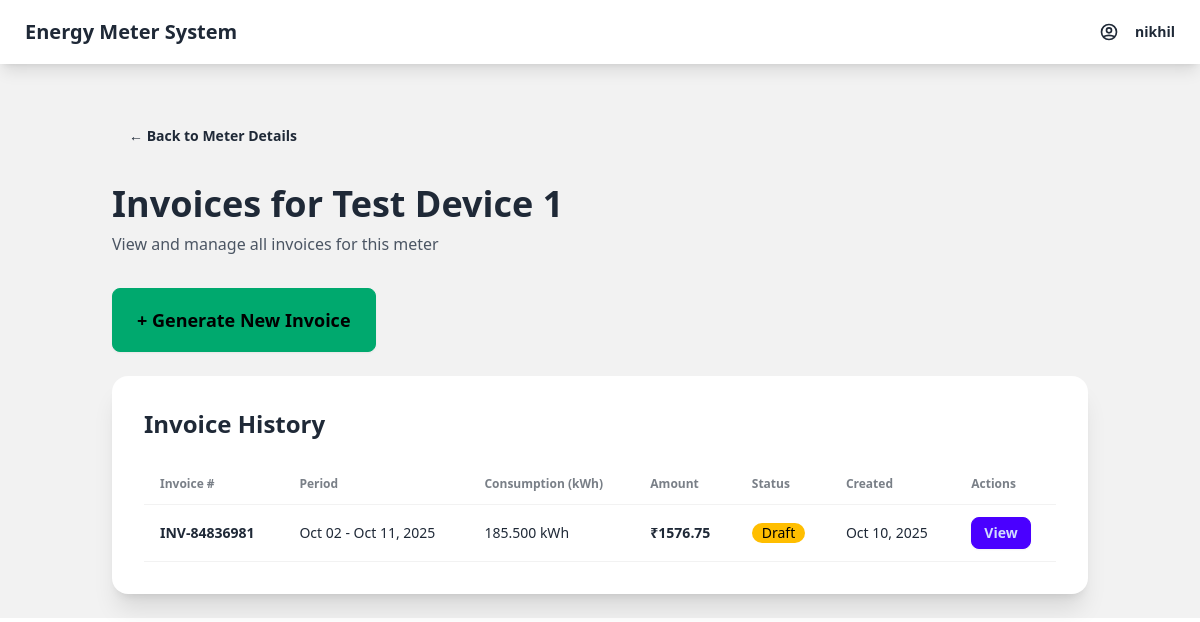
Before: /billing/meter/1/invoices/ (signed in) with the older database file.
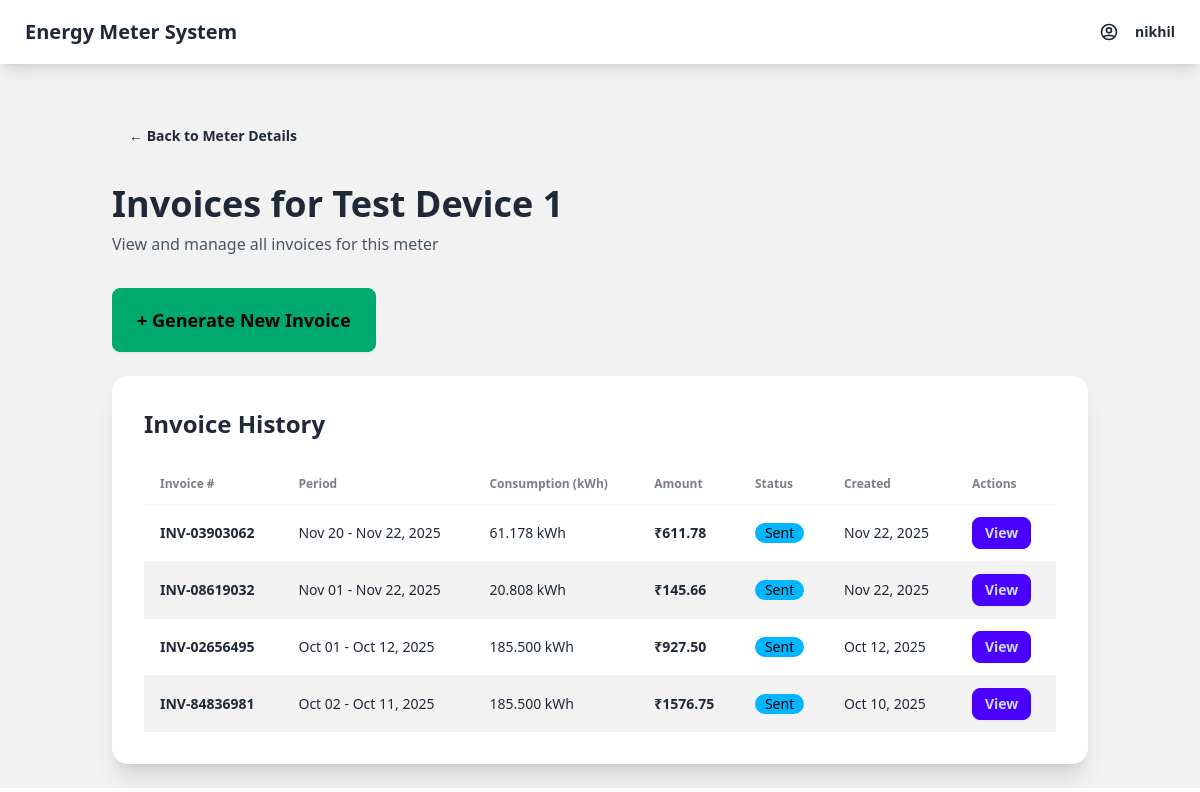
After: the same page with the newer database file.
### meters/models.py (models this page shows, shortened)
class Meter(models.Model):
    device_id = models.CharField(max_length=100, unique=True)
    name = models.CharField(max_length=200)
    is_active = models.BooleanField(default=True)
    location = models.CharField(max_length=300, blank=True)
    contact_email = models.EmailField(blank=True)
    contact_phone = models.CharField(max_length=20, blank=True)
    description = models.TextField(blank=True)
    created_at = models.DateTimeField(default=timezone.now)
    updated_at = models.DateTimeField(auto_now=True)

### billing/models.py (models this page shows, shortened)
class Invoice(models.Model):
    STATUS_CHOICES = [
        ('draft', 'Draft'),
        ('sent', 'Sent'),
        ('paid', 'Paid'),
        ('overdue', 'Overdue'),
    ]
    meter = models.ForeignKey(Meter, on_delete=models.CASCADE, related_name='invoices')
    invoice_number = models.CharField(max_length=50, unique=True)
    billing_period_start = models.DateField()
    billing_period_end = models.DateField()
    total_kwh = models.DecimalField(max_digits=10, decimal_places=3)
    rate_per_kwh = models.DecimalField(max_digits=6, decimal_places=2)
    total_amount = models.DecimalField(max_digits=10, decimal_places=2)
    status = models.CharField(max_length=20, choices=STATUS_CHOICES, default='draft')
    created_at = models.DateTimeField(default=timezone.now)
    sent_at = models.DateTimeField(null=True, blank=True)
    notes = models.TextField(blank=True)
    class Meta:
        ordering = ['-created_at']

### billing/views.py (the view)
# urls.py: path('meter/<int:meter_id>/invoices/', views.meter_invoices, name='meter_invoices'),
@login_required
def meter_invoices(request, meter_id):
    meter = get_object_or_404(Meter, id=meter_id)
    invoices = Invoice.objects.filter(meter=meter)
    context = {
        'meter': meter,
        'invoices': invoices,
    }
    return render(request, 'billing/invoice_list.html', context)

### billing/templates/billing/invoice_list.html
{% extends 'dashboard/base.html' %}
{% block content %}
<div class="container mx-auto p-6">
    <div class="mb-6">
        <a href="{% url 'dashboard:meter_detail' meter.id %}" class="btn btn-ghost">
            ← Back to Meter Details
        </a>
    </div>
    <div class="mb-8">
        <h1 class="text-4xl font-bold mb-2">Invoices for {{ meter.name }}</h1>
        <p class="text-gray-600">View and manage all invoices for this meter</p>
    </div>
    <div class="mb-6">
        <a href="{% url 'billing:create_invoice' meter.id %}" class="btn btn-success btn-lg">
            + Generate New Invoice
        </a>
    </div>
    <div class="card bg-base-100 shadow-xl">
        <div class="card-body">
            <h2 class="card-title text-2xl mb-4">Invoice History</h2>
            <div class="overflow-x-auto">
                <table class="table table-zebra">
                    <thead>
                        <tr>
                            <th>Invoice #</th>
                            <th>Period</th>
                            <th>Consumption (kWh)</th>
                            <th>Amount</th>
                            <th>Status</th>
                            <th>Created</th>
                            <th>Actions</th>
                        </tr>
                    </thead>
                    <tbody>
                        {% for invoice in invoices %}
                        <tr>
                            <td class="font-semibold">{{ invoice.invoice_number }}</td>
                            <td>{{ invoice.billing_period_start|date:"M d" }} - {{ invoice.billing_period_end|date:"M d, Y" }}</td>
                            <td>{{ invoice.total_kwh }} kWh</td>
                            <td class="font-semibold">₹{{ invoice.total_amount }}</td>
                            <td>
                                {% if invoice.status == 'paid' %}
                                    <span class="badge badge-success">Paid</span>
                                {% elif invoice.status == 'sent' %}
                                    <span class="badge badge-info">Sent</span>
                                {% elif invoice.status == 'overdue' %}
                                    <span class="badge badge-error">Overdue</span>
                                {% else %}
                                    <span class="badge badge-warning">Draft</span>
                                {% endif %}
                            </td>
                            <td>{{ invoice.created_at|date:"M d, Y" }}</td>
                            <td>
                                <a href="{% url 'billing:invoice_detail' invoice.id %}" class="btn btn-sm btn-primary">View</a>
                            </td>
                        </tr>
                        {% empty %}
                        <tr>
                            <td colspan="7" class="text-center text-gray-500 py-8">
                                No invoices yet. Click "Generate New Invoice" to create one.
                            </td>
                        </tr>
                        {% endfor %}
                    </tbody>
                </table>
            </div>
        </div>
    </div>
</div>
{% endblock %}

### dashboard/templates/dashboard/base.html (shortened to what this page needs)
<!DOCTYPE html>
<html lang="en" data-theme="light">
<head>
    <link href="https://cdn.jsdelivr.net/npm/daisyui@4.4.19/dist/full.min.css" rel="stylesheet" type="text/css" />
    <script src="https://cdn.tailwindcss.com"></script>
</head>
<body class="bg-base-200">
    <div class="navbar bg-base-100 shadow-lg mb-6">
        <div class="flex-1">
            <a href="{% url 'dashboard:home' %}" class="btn btn-ghost normal-case text-xl">
                Energy Meter System
            </a>
        </div>
        <div class="flex-none">
            {% if user.is_authenticated %}
                <div class="dropdown dropdown-end">
                    <label tabindex="0" class="btn btn-ghost">
                        <span class="ml-2">{{ user.username }}</span>
                    </label>
                </div>
            {% endif %}
        </div>
    </div>
    {% block content %}
    {% endblock %}
</body>
</html>

Changed rows visible on the page:
added Invoice: invoice_number "INV-03903062", billing_period_start "Nov 20", billing_period_end "Nov 22, 2025", total_kwh "61.178", total_amount "611.78", status "Sent", created_at "Nov 22, 2025"
added Invoice: invoice_number "INV-08619032", billing_period_start "Nov 01", billing_period_end "Nov 22, 2025", total_kwh "20.808", total_amount "145.66", status "Sent", created_at "Nov 22, 2025"
added Invoice: invoice_number "INV-02656495", billing_period_start "Oct 01", billing_period_end "Oct 12, 2025", total_kwh "185.500", total_amount "927.50", status "Sent", created_at "Oct 12, 2025"
changed Invoice "INV-84836981": status "Draft" → "Sent"
